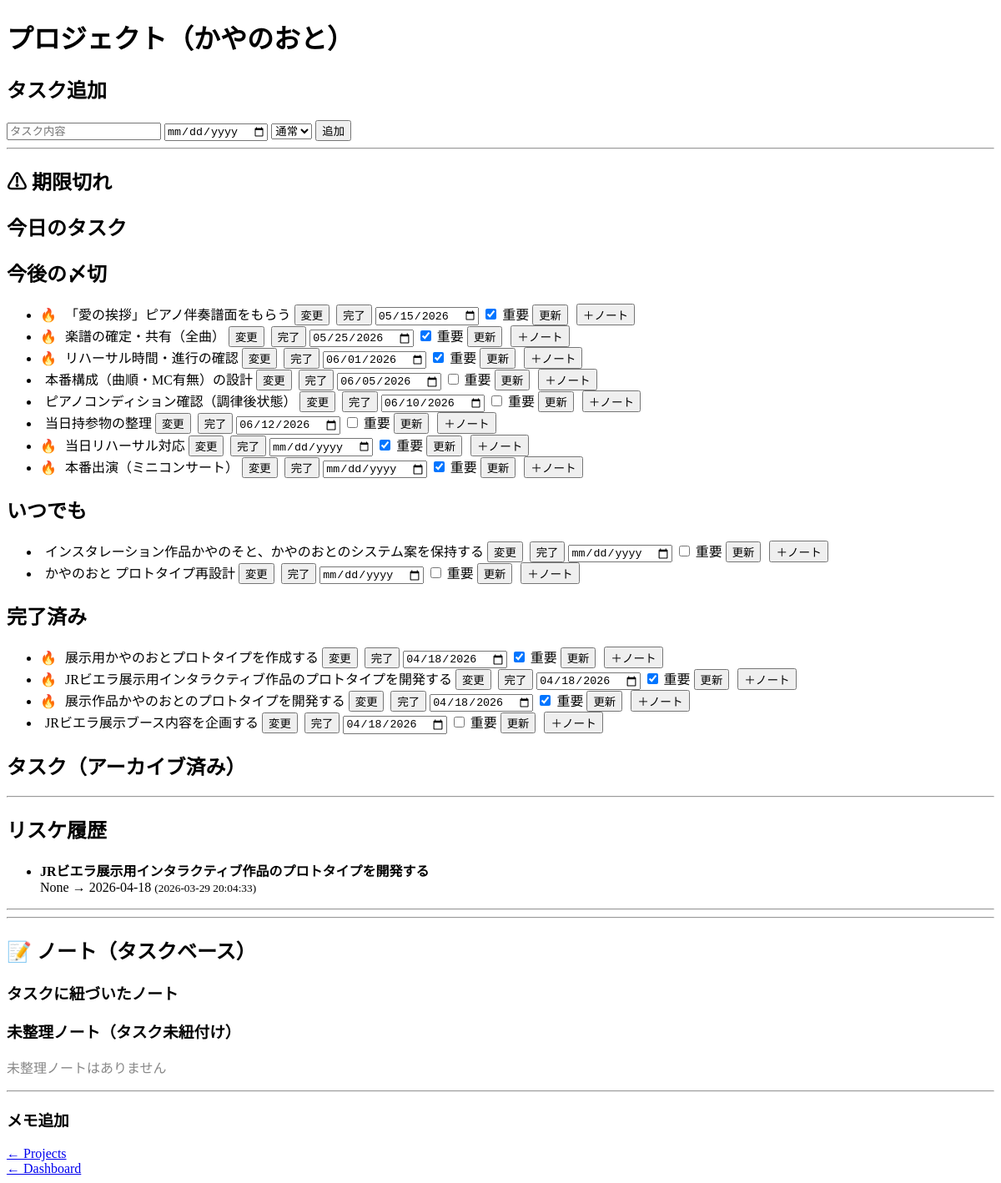
Page /project/9 on the earlier database version.
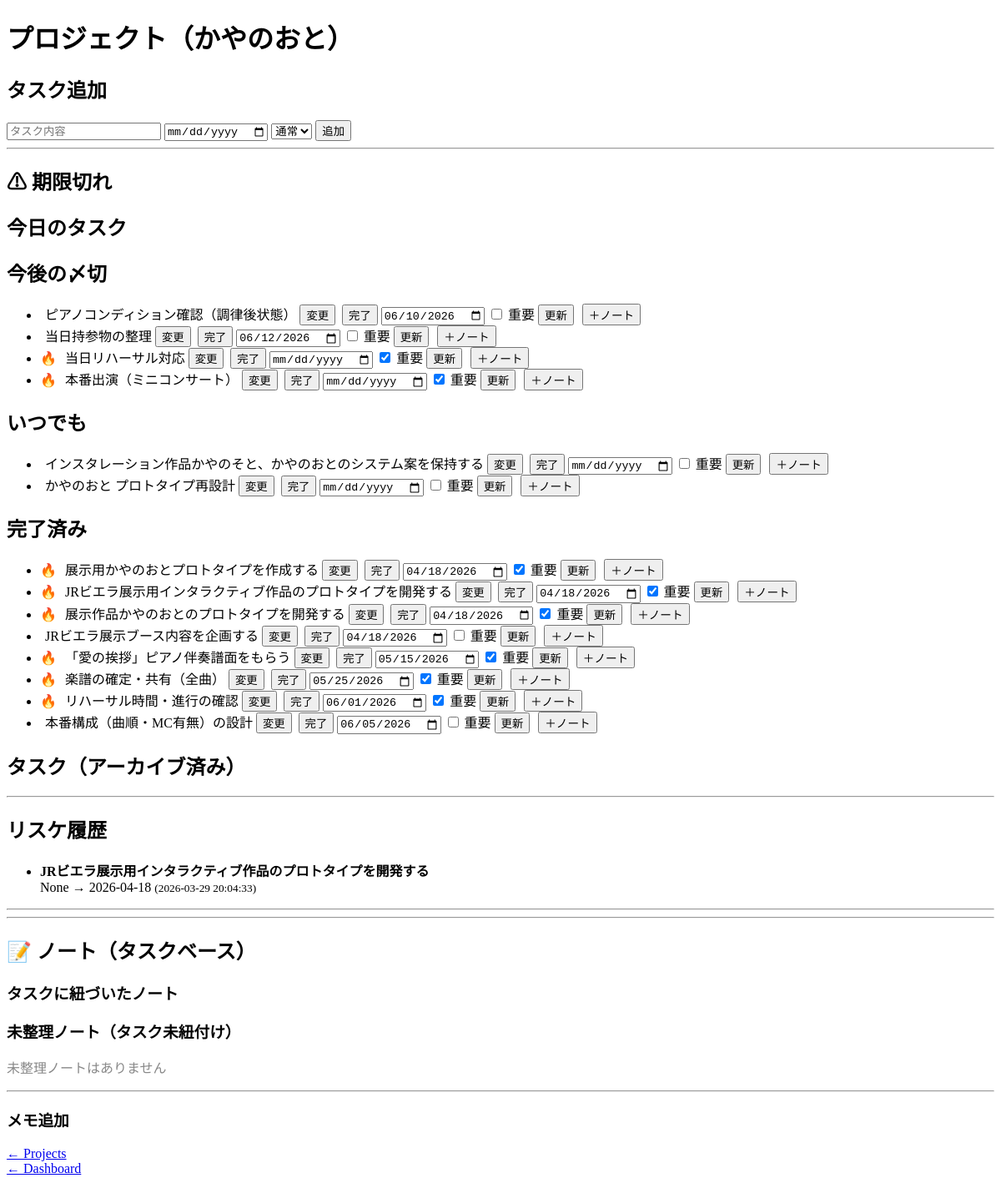
Same page on the later database version.
### tables this page shows
CREATE TABLE projects (
            id INTEGER PRIMARY KEY AUTOINCREMENT,
            name TEXT,
            type TEXT,
            status TEXT
        );

CREATE TABLE tasks (
            id INTEGER PRIMARY KEY AUTOINCREMENT,
            title TEXT,
            status TEXT,
            deadline TEXT,
            original_deadline TEXT,
            project_id INTEGER,
            student_id INTEGER,
            priority TEXT DEFAULT 'medium',
            sync_key TEXT,
            source_type TEXT,
            source_updated_at TEXT,
            archived INTEGER DEFAULT 0
        , source_url TEXT);

CREATE TABLE task_history (
        id INTEGER PRIMARY KEY AUTOINCREMENT,
        task_id INTEGER,
        old_deadline TEXT,
        new_deadline TEXT,
        changed_at TEXT
    );

### flask_app.py (the view)
@app.route("/project/<int:project_id>")
def project_detail(project_id):
    task_id_filter = request.args.get("task_id", type=int)
    context = build_project_detail_context(project_id, task_id_filter)
    return render_template(
        "project_detail.html",
        **context,
        students=STUDENTS_DATA,
    )

### db.py (called while the page is built)
def get_db():
    conn = sqlite3.connect(DB_PATH, timeout=5, check_same_thread=False)
    conn.row_factory = sqlite3.Row
    conn.execute("PRAGMA journal_mode=WAL;")
    conn.execute("PRAGMA busy_timeout=5000;")
    return conn

def get_today_str(cursor):
    return cursor.execute("SELECT date('now')").fetchone()[0]

### flask_app.py (called while the page is built, shortened)
def format_date_jp(date_str):
    if not date_str:
        return None
    from datetime import datetime
    weekdays_jp = ["月", "火", "水", "木", "金", "土", "日"]
    try:
        dt = datetime.strptime(date_str, "%Y-%m-%d")
    except Exception:
        return date_str
    today = datetime.now()
    fiscal_year = today.year if today.month < 4 else today.year + 1
    start = datetime(fiscal_year - 1, 4, 1)
    end = datetime(fiscal_year, 3, 31)
    w = weekdays_jp[dt.weekday()]
    if start <= dt <= end:
        return dt.strftime(f"%m/%d({w})")
    else:
        return dt.strftime(f"%Y/%m/%d({w})")

def apply_format(rows):
    result = []
    for r in rows:
        d = dict(r)
        if "deadline" in d and d["deadline"]:
            d["deadline_display"] = format_date_jp(d["deadline"])
        else:
            d["deadline_display"] = None
        if "original_deadline" in d and d["original_deadline"]:
            d["original_deadline_display"] = format_date_jp(d["original_deadline"])
        else:
            d["original_deadline_display"] = None
        result.append(d)
    return result

def attach_related_notes(tasks, notes_by_task_id):
    return [
        {**dict(t), "related_notes": notes_by_task_id.get(dict(t)["task_id"], [])}
        for t in tasks
    ]

def build_archived_tasks_with_reason(archived_rows):
    archived_tasks = []
    return archived_tasks

### templates/project_detail.html (shortened to what this page needs)
<!DOCTYPE html>
<html>
<head>
</head>
<body>
    {% from "components/task_item.html" import edit_form, task_actions %}
<h1>{{ project["name"] }}</h1>
<h2>タスク追加</h2>
<form action="/add_task" method="post">
    <input name="title" placeholder="タスク内容">
    <input type="date" name="deadline">
    <select name="priority">
        <option value="medium" selected>通常</option>
    </select>
    <button type="submit">追加</button>
</form>
<hr>
<h2>⚠ 期限切れ</h2>
<h2>今日のタスク</h2>
<h2>今後の〆切</h2>
<ul>
{% for t in future_tasks %}
    <li class="task-title-scope">
        {% if t["priority"] == "high" %}🔥{% endif %}
        {{ task_actions(t, show_done=true, show_update=true, is_done=false) }}
        <button type="button" onclick='openNoteFormForTask({{ t["task_id"] }}, {{ t["title"]|tojson }})' style="margin-left:6px; font-size:0.85em;">＋ノート</button>
    </li>
{% endfor %}
</ul>
<h2>いつでも</h2>
<ul>
{% for t in anytime_tasks %}
    <li class="task-title-scope">
        {{ task_actions(t, show_done=true, show_update=true, is_done=false) }}
        <button type="button" onclick='openNoteFormForTask({{ t["task_id"] }}, {{ t["title"]|tojson }})' style="margin-left:6px; font-size:0.85em;">＋ノート</button>
    </li>
{% endfor %}
</ul>
<h2>完了済み</h2>
<ul>
{% for t in done_tasks %}
    <li class="task-title-scope">
        {% if t["priority"] == "high" %}🔥{% endif %}
        {{ task_actions(t, show_done=true, show_update=true, is_done=false) }}
        <button type="button" onclick='openNoteFormForTask({{ t["task_id"] }}, {{ t["title"]|tojson }})' style="margin-left:6px; font-size:0.85em;">＋ノート</button>
    </li>
{% endfor %}
</ul>
<h2>タスク（アーカイブ済み）</h2>
<hr>
<h2>リスケ履歴</h2>
<ul>
{% for h in history %}
    <li class="history-title-scope">
        <b>{{ h["task_title"] }}</b><br>
        {{ h["old_deadline"] }} → {{ h["new_deadline"] }}
        <small>({{ h["changed_at"] }})</small>
    </li>
{% endfor %}
</ul>
<hr>
<hr>
<h2>📝 ノート（タスクベース）</h2>
<h3>タスクに紐づいたノート</h3>
<h3>未整理ノート（タスク未紐付け）</h3>
{% if unlinked_notes %}
    <ul>
    {% for n in unlinked_notes %}
        <li class="note-title-scope">
            <b>{{ n["title"] }}</b><br>
            {{ n["content"] }}<br>
            {% if n["scrapbox_url"] %}
                <a href="{{ n["scrapbox_url"] }}" target="_blank">開く</a>
            {% else %}
                <a href="https://scrapbox.io/musestudio/{{ n["title"] }}" target="_blank">
                    Scrapbox作成
                </a>
            {% endif %}
            <br>
            <small>{{ n["created_at"] }}</small>
        </li>
    {% endfor %}
    </ul>
{% else %}
    <p style="color:#888;">未整理ノートはありません</p>
{% endif %}
<hr>
<h3>メモ追加</h3>
<a href="/projects">← Projects</a><br>
<a href="/">← Dashboard</a>
</body>
</html>

### templates/components/task_item.html (shortened to what this page needs)
{% macro task_actions(t, show_done=true, show_update=false, is_done=false) %}
    <form action="/edit_task_title" method="post" class="inline-edit-form" style="display:inline; margin-left:6px;">
        {% if is_done %}
            <s><span class="inline-edit-title">{{ t["title"] }}</span></s>
        {% else %}
            <span class="inline-edit-title">{{ t["title"] }}</span>
        {% endif %}
        <button type="button" class="inline-edit-toggle" onclick="toggleInlineEdit(this)">変更</button>
    </form>
    {% if show_done %}
        <form action="/done/{{ t["task_id"] if t["task_id"] is defined else t["id"] }}" method="post" style="display:inline; margin-left:4px">
            <button type="submit">完了</button>
        </form>
    {% endif %}
    {% if show_update %}
        <form action="/update_task" method="post" style="display:inline;">
            <input type="date" name="deadline" value="{{ t["deadline"] if t["deadline"] is defined and t["deadline"] else "" }}">
            <label>
                <input type="checkbox" name="priority" value="high" {% if t["priority"] == "high" %}checked{% endif %}>
                重要
            </label>
            <button type="submit">更新</button>
        </form>
    {% endif %}
{% endmacro %}

Differences in the rows shown:
changed tasks "「愛の挨拶」ピアノ伴奏譜面をもらう": moves from the list under "今後の〆切" to the list under "完了済み"
changed tasks "楽譜の確定・共有（全曲）": moves from the list under "今後の〆切" to the list under "完了済み"
changed tasks "リハーサル時間・進行の確認": moves from the list under "今後の〆切" to the list under "完了済み"
changed tasks "本番構成（曲順・MC有無）の設計": moves from the list under "今後の〆切" to the list under "完了済み"
